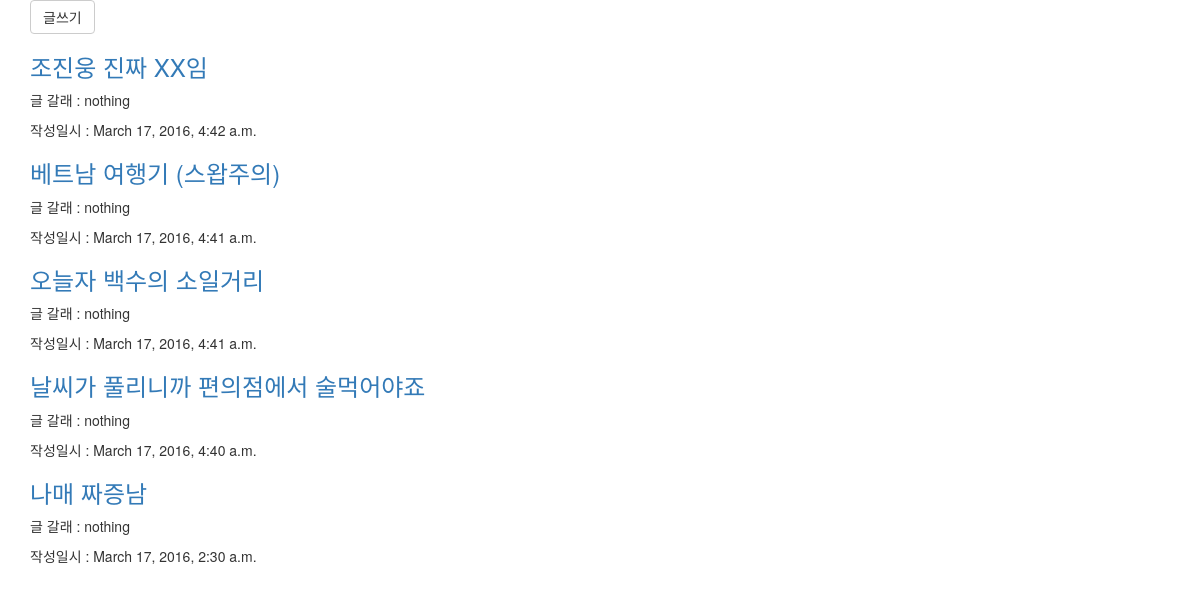
Before: / with the older database file.
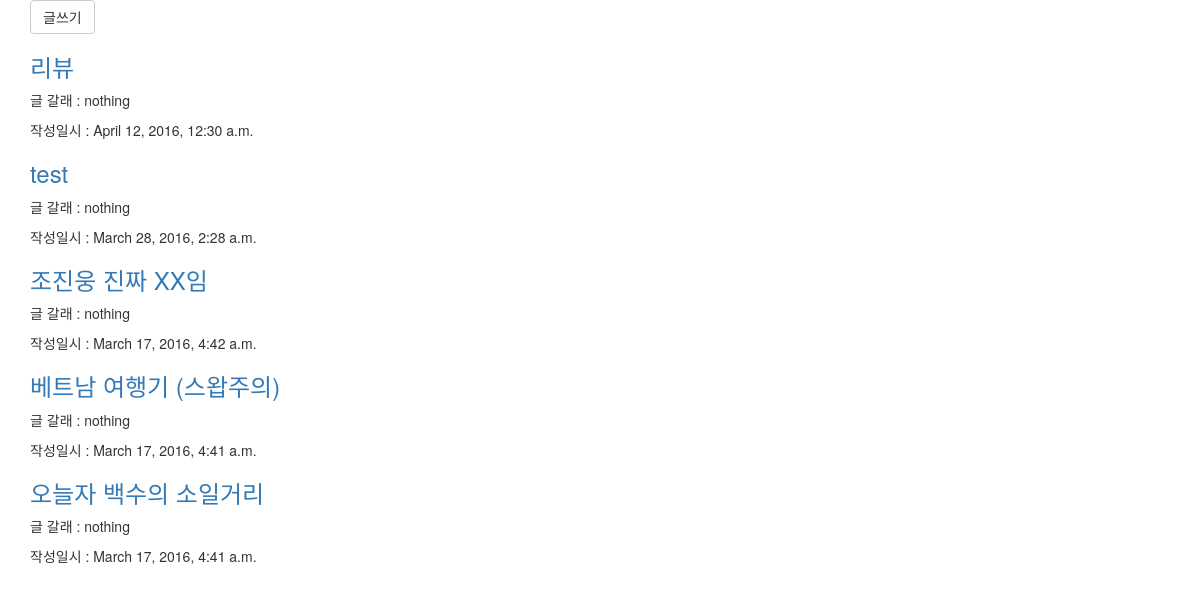
After: the same page with the newer database file.
### blog/models.py (models this page shows, shortened)
class Post(models.Model):
    user = models.ForeignKey(settings.AUTH_USER_MODEL)
    title = models.CharField(max_length=40)
    content = models.TextField()
    created_at = models.DateTimeField(auto_now_add=True)
    updated_at = models.DateTimeField(auto_now=True)
    tags = models.ManyToManyField('Tag', blank=True)
    categories = models.ForeignKey('Category', default=1)
    senti = models.SmallIntegerField(choices=((1, 'positive'),
                                              (0, 'neutral'),
                                              (-1, 'negative')),
                                     default=0)

class Category(models.Model):
    name = models.CharField(max_length=40)

### blog/views.py (the view)
# urls.py: url(r'^$', blog_views.list_posts, name='list_posts'),
def list_posts(request):
    per_page = 5
    current_page = request.GET.get('page', 1)
    all_posts = Post.objects.\
        select_related().\
        prefetch_related().\
        all().\
        order_by('-pk')
    pagi = Paginator(all_posts, per_page)
    try:
        pg = pagi.page(current_page)
    except PageNotAnInteger:
        pg = pagi.page(1)
    except EmptyPage:
        pg = []
    return render(request, 'list_posts.html', {
        'posts' : pg,
    })

### blog/templates/list_posts.html (shortened to what this page needs)
<!DOCTYPE html>
{% extends 'blog_layout.html' %}
{% load bootstrap3 %}
{% block content %}
        <a class="btn btn-default" href="{% url 'create_post' %}">글쓰기</a>
        {% for post in posts %}
        <div class="post_container">
            <h3><a href="{% url 'view_post' pk=post.pk %}"> {{ post.title }}</a></h3>
            <div>
                <p>글 갈래 : {{ post.categories.name }}</p>
                <p>작성일시 : {{ post.created_at }}</p>
            </div>
        </div>
            {% empty %}
            <p>글이 전혀 없습니다</p>
        {% endfor %}
{% endblock %}

### blog/templates/blog_layout.html (shortened to what this page needs)
{% load bootstrap3 %}
<!DOCTYPE html>
<html lang="en">
    <head>
        {% bootstrap_css %}
    </head>
    <body class="container">
{% block content %}{% endblock %}
    </body>
</html>

Changed rows visible on the page:
no longer on this page (row unchanged): Post: title "날씨가 풀리니까 편의점에서 술먹어야죠", categories.name "nothing", created_at "March 17, 2016, 4:40 a.m."
no longer on this page (row unchanged): Post: title "나매 짜증남", categories.name "nothing", created_at "March 17, 2016, 2:30 a.m."
added Post: title "리뷰", categories.name "nothing", created_at "April 12, 2016, 12:30 a.m."
added Post: title "test", categories.name "nothing", created_at "March 28, 2016, 2:28 a.m."
